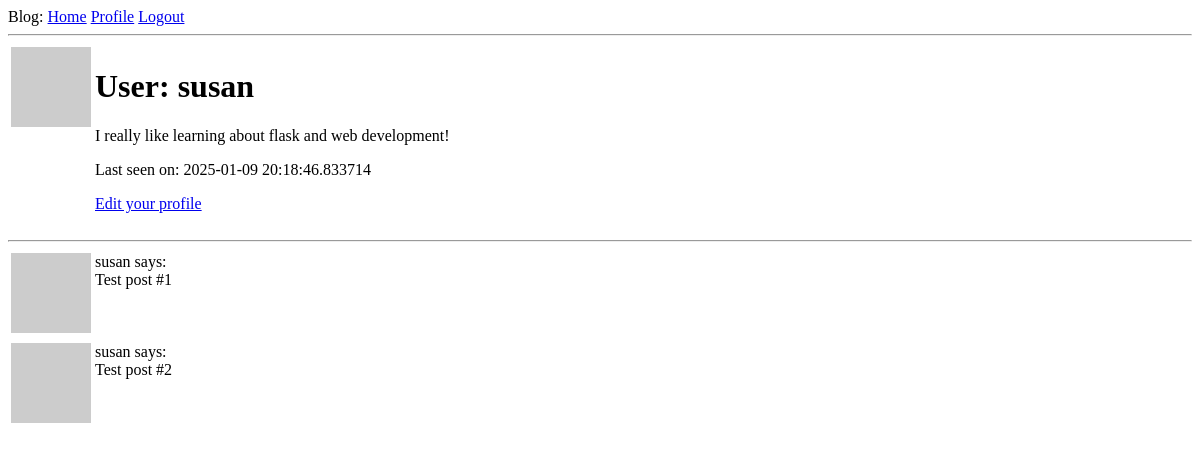
Before: /user/susan (signed in) with the older database file.
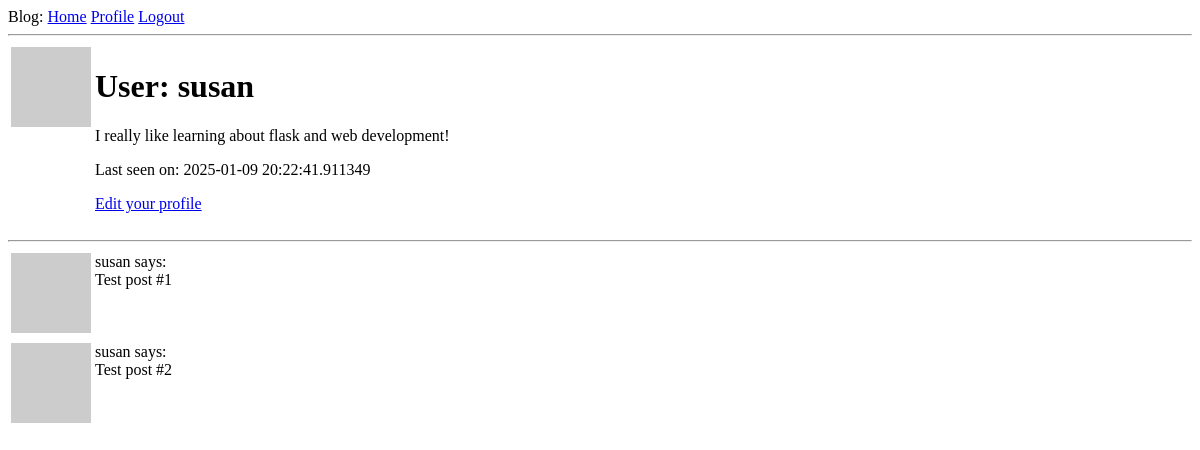
After: the same page with the newer database file.
### app/models.py (models this page shows, shortened)
class User(UserMixin, db.Model):
    about_me: so.Mapped[Optional[str]] = so.mapped_column(sa.String(140))
    last_seen: so.Mapped[Optional[datetime]] = so.mapped_column(
        default=lambda: datetime.now(timezone.utc)
    )
    def avatar(self, size):
        digest = md5(self.email.lower().encode('utf-8')).hexdigest()
        return f'https://www.gravatar.com/avatar/{digest}?d=identicon&s={size}'
    id: so.Mapped[int] = so.mapped_column(primary_key=True)
    username: so.Mapped[str] = so.mapped_column(sa.String(64), index=True, unique=True)
    email: so.Mapped[str] = so.mapped_column(sa.String(120), index=True, unique=True)
    password_hash: so.Mapped[Optional[str]] = so.mapped_column(sa.String(256))
    posts: so.WriteOnlyMapped['Post'] = so.relationship( back_populates='author')

### app/routes.py (the view)
@app.route('/user/<username>')
@login_required
def user(username):
    user = db.first_or_404(sa.select(User).where(User.username == username))
    posts = [
        {'author': user, 'body': 'Test post #1'},
        {'author': user, 'body': 'Test post #2'}
    ]
    return render_template('user.html', user=user, posts=posts)

### app/models.py (called while the page is built)
@login.user_loader
def load_user(id):
    return db.session.get(User, int(id))

### app/routes.py (called while the page is built)
@app.before_request
def before_request():
    if current_user.is_authenticated:
        current_user.last_seen = datetime.now(timezone.utc)
        db.session.commit()

### app/templates/user.html
{% extends "base.html" %}
{% block content %}
    <table>
        <tr valign="top">
            <td><img src="{{ user.avatar(128) }}" alt=""></td>
            <td>
                <h1>User: {{ user.username }}</h1>
                {% if user.about_me %}<p>{{ user.about_me }}</p>{% endif %}
                {% if user.last_seen %}<p>Last seen on: {{ user.last_seen }}</p>{% endif %}
                {% if user == current_user %}
                    <p><a href="{{ url_for('edit_profile') }}">Edit your profile</a></p>
                {% endif %}
            </td>
        </tr>
    </table>
    <hr>
    {% for post in posts %}
        {% include "_post.html" %}
    {% endfor %}
{% endblock content %}

### app/templates/base.html (shortened to what this page needs)
<!doctype html>
<html>
    <head>
    </head>
    <body>
        <div>
            Blog:
            <a href="{{ url_for('index') }}">Home</a>
            {% if current_user.is_anonymous %}
            <a href="{{ url_for('login') }}">Login</a>
            {% else %}
            <a href="{{ url_for('user', username=current_user.username) }}">Profile</a>
            <a href="{{ url_for('logout') }}">Logout</a>
            {% endif %}
        </div>
        <hr>
        {% block content %}{% endblock %}
    </body>
</html>

### app/templates/_post.html
    <table>
        <tr valign="top">
            <td><img src="{{ post.author.avatar(36) }}"></td>
            <td>{{ post.author.username }} says:<br>{{ post.body }}</td>
        </tr>
    </table>

Changed rows visible on the page:
changed User "susan": last_seen "2025-01-09 20:18:46.833714" → "2025-01-09 20:22:41.911349"
